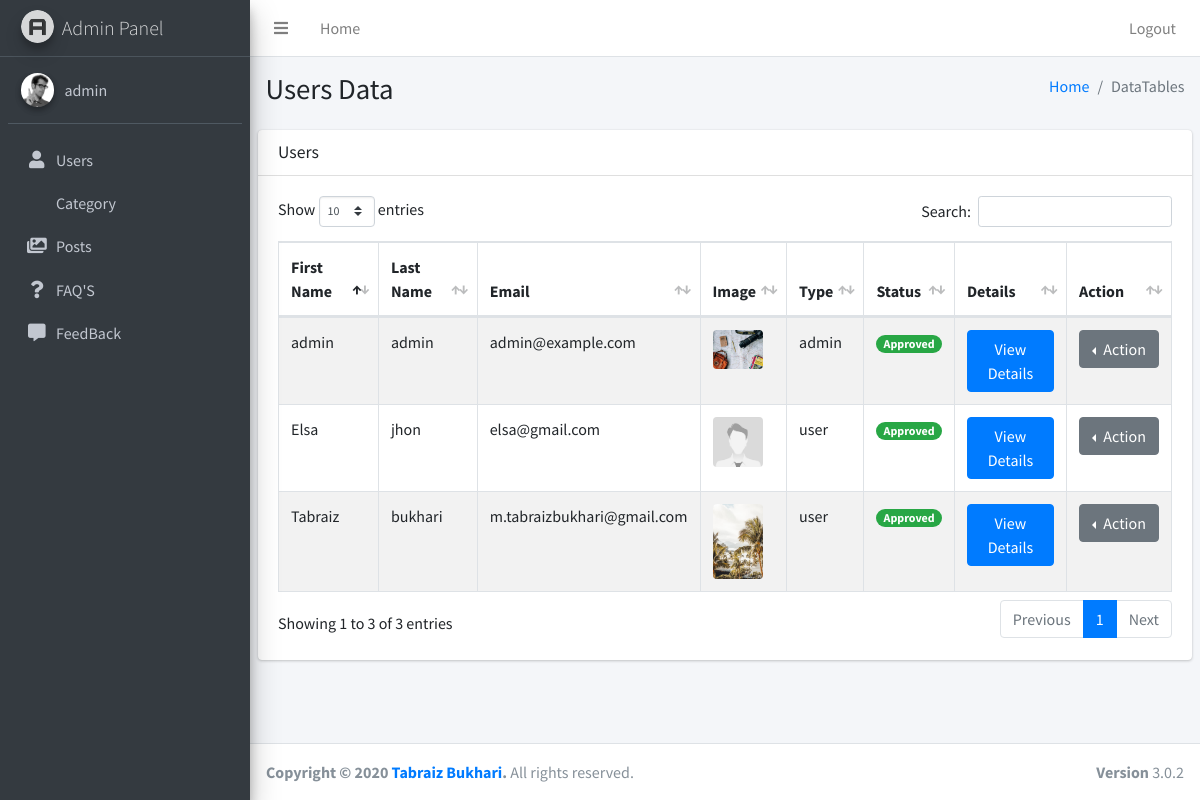
The app's page /admin/pages/users.php (signed in) with its own data.
### tables this page shows
CREATE TABLE `users` (
  `id` int(12) UNSIGNED NOT NULL,
  `username` varchar(50) DEFAULT NULL,
  `firstname` varchar(50) NOT NULL,
  `lastname` varchar(50) NOT NULL,
  `email` varchar(50) DEFAULT NULL,
  `password` varchar(50) DEFAULT NULL,
  `image` varchar(50) DEFAULT NULL,
  `country` varchar(50) DEFAULT NULL,
  `city` varchar(50) DEFAULT NULL,
  `state` varchar(50) DEFAULT NULL,
  `address` varchar(50) DEFAULT NULL,
  `contact_no` varchar(50) DEFAULT NULL,
  `aboutus` varchar(500) DEFAULT NULL,
  `usertype` enum('admin','user') NOT NULL,
  `status` enum('1','0') DEFAULT '0',
  `reg_date` timestamp NOT NULL DEFAULT current_timestamp() ON UPDATE current_timestamp()
);

### admin/includes/function.php (called while the page is built, shortened)
<?php
    function getallusers()
    {
        global $conn;
        $stmt = $conn->prepare("SELECT * FROM users ORDER BY id DESC");
        $stmt->execute();
        $result = $stmt->fetchAll();
        return $result;
    }
?>

### admin/pages/users.php (the view, shortened to what this page needs)
 <?php include '../includes/header.php' ?>
 <?php include '../includes/navbar.php' ?>
 <?php include '../includes/sidebar.php' ?>
<?php $users  = getallusers();
?>
  <div class="content-wrapper">
   <section class="content-header">
      <div class="container-fluid">
        <div class="row mb-2">
          <div class="col-sm-6">
            <h1>Users Data</h1>
          </div>
          <div class="col-sm-6">
            <ol class="breadcrumb float-sm-right">
              <li class="breadcrumb-item"><a href="#">Home</a></li>
              <li class="breadcrumb-item active">DataTables</li>
            </ol>
          </div>
        </div>
      </div>
    </section>
    <section class="content">
      <div class="row">
        <div class="col-12">
          <div class="card">
            <div class="card-header">
                <div class="row">
                    <div class="col-md-4">
                    <h3 class="card-title">Users</h3>
                    </div>
                </div>
            </div>
            <div class="card-body">
              <table id="example1" class="table table-bordered table-striped">
                <thead>
                <tr>
                  <th>First Name</th>
                  <th>Last Name</th>
                  <th>Email</th>
                  <th>Image</th>
                  <th>Type</th>
                  <th>Status</th>
                  <th>Details</th>
                  <th>Action</th>
                </tr>
                </thead>
                <tbody>
                <?php
                if($users){
                foreach ($users as $u) {
                  echo'
                    <tr>
                        <td>'.$u['firstname'].'</td>
                        <td>'.$u['lastname'].'</td>
                        <td>'.$u['email'].'</td>
                        <td>';
                        if($u['image']){
                            echo '<img src="../'.$u['image'].'" class="img-fluid rounded" width="50px" height="50px">';
                            }else{
                                echo '<img src="images/man.jpg" class="img-fluid rounded" width="50px" height="50px">';
                            }
                        echo'
                        </td>
                        <td>'.$u['usertype'].'</td>
                        <td>';
                        if($u['status'] == 1){ echo "<span class='badge badge-pill badge-success'>Approved</span>"; }
                        else{   echo "<span class='badge badge-pill badge-danger'>Not Approved</span>";}
                        echo'</td>
                        <td><button type="button" class="btn btn-primary" data-toggle="modal" data-whatever="@fat" data-target="#edit'.$u['id'].'">
                       View Details
                      </button></td>
                        <td>
                                <div class="btn-group dropleft">
                                    <button type="button" class="btn btn-secondary dropdown-toggle" data-toggle="dropdown" aria-haspopup="true" aria-expanded="false">
                                        Action
                                    </button>
                                    <div class="dropdown-menu">
                                      <a class="dropdown-item" href="useredit?el='.$u['id'].'">Edit</a>
                                      <a class="dropdown-item " href="user?deleted='.$u['id'].'">Delete</a>
                                      <div class="dropdown-divider"></div>
                                      <h6 class="dropdown-header bg-info text-white">Change Status</h6>
                                      ';
                                    echo '
                                    </div>
                                </div>
                        </td>
                        <div class="modal fade" id="edit'.$u['id'].'" tabindex="-1" role="dialog" aria-labelledby="exampleModalCenterTitle" aria-hidden="true">
                        <div class="modal-dialog modal-lg  modal-dialog-centered" role="document">
                          <div class="modal-content">
                            <div class="modal-header">
                              <h5 class="modal-title" id="exampleModalLongTitle"> <h2 class="text-md-left text-center">Account Details</h2></h5>
                              <button type="button" class="close" data-dismiss="modal" aria-label="Close">
                                <span aria-hidden="true">&times;</span>
                              </button>
                            </div>
                            <div class="modal-body">
                            <div class="container">
                            <div class="row justify-content-center">
                                <div class="col-lg-12">
                                    <div class="card border-0 rounded shadow">
                                        <div class="card-body">
                                          '; ?> <?php if($u['image']){ echo'?>
                                            <div class="mt-3 text-md-left d-flex justify-content-center text-center d-sm-flex">
                                                <img  src="'.$u['image'].'" width="200"  class="avatar float-md-center avatar-large shadow mr-md-4" alt="">
                                            '; ?><?php } else{ ?>
                                                <img  src="https://via.placeholder.com/200"  class="avatar float-md-center avatar-large shadow mr-md-4" alt="">
                                            <?php }  echo'
                                            </div>
                                                            <input type="text" class="form-control pl-5 " name="fullname" placeholder="First Name" value="'.$u['firstname'].'" disabled>
                                                            <input type="text" name="lastname" value="'.$u['lastname'].'" class="pl-5 form-control" disabled placeholder="Last Name">
                                                            <input type="text" class="form-control pl-5" placeholder="Email Address" name="email" disabled value="'.$u['email'].'" >
                                                            <input type="text" class="form-control pl-5 "  placeholder="Address" name="address"  disabled value="'.$u['address'].'" >
                                                            <input type="text" class="form-control pl-5"  placeholder="Country name" name="country"  disabled value="'.$u['country'].'" >
                                                            <input type="text" class="form-control pl-5"  placeholder="State name" name="state"  disabled value="' .$u['state'].'" >
                                                            <input type="text" class="form-control pl-5"  placeholder="City name" name="city"  disabled value="'.$u['city'].'" >
                                                          <input type="text" class="form-control pl-5"  placeholder="Contact no" name="contach"  disabled value="'.$u['contact_no'].'" >
                                                            <textarea disabled class="form-control pl-5" name="aboutus"    rows="3">'.$u['aboutus'].'</textarea>
                                        </div>
                                    </div>
                                </div>
                            </div>
                        </div>
                            </div>
                          </div>
                        </div>
                        </div>
                    </tr>
                    ';}
                    } ?>
            </div>
          </div>
        </div>
      </div>
  </div>
 <?php include '../includes/footer.php' ?>

### records on screen
users: firstname "admin", lastname "admin", email "admin@example.com", image (picture), usertype "admin", status "Approved"
users: firstname "Elsa", lastname "jhon", email "elsa@gmail.com", usertype "user", status "Approved"
users: firstname "Tabraiz", lastname "bukhari", email "m.tabraizbukhari@gmail.com", image (picture), usertype "user", status "Approved"

### other values on screen
$_SESSION['firstname'] "admin"
